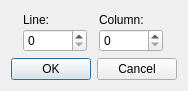
<?xml version="1.0" encoding="UTF-8"?>
<ui version="4.0">
 <class>ScriptGoto</class>
 <widget class="QDialog" name="ScriptGoto">
  <property name="windowModality">
   <enum>Qt::WindowModal</enum>
  </property>
  <property name="geometry">
   <rect>
    <x>0</x>
    <y>0</y>
    <width>174</width>
    <height>91</height>
   </rect>
  </property>
  <property name="windowTitle">
   <string>Goto Position</string>
  </property>
  <property name="layoutDirection">
   <enum>Qt::LeftToRight</enum>
  </property>
  <layout class="QVBoxLayout" name="verticalLayout">
   <item>
    <layout class="QHBoxLayout" name="horizontalLayout">
     <property name="spacing">
      <number>0</number>
     </property>
     <item>
      <layout class="QVBoxLayout" name="verticalLayout_2">
       <item>
        <widget class="QLabel" name="labelLine">
         <property name="text">
          <string>Line:</string>
         </property>
        </widget>
       </item>
       <item>
        <widget class="QSpinBox" name="spinBoxLine">
         <property name="maximumSize">
          <size>
           <width>64</width>
           <height>16777215</height>
          </size>
         </property>
         <property name="minimum">
          <number>0</number>
         </property>
         <property name="maximum">
          <number>65535</number>
         </property>
         <property name="value">
          <number>0</number>
         </property>
        </widget>
       </item>
      </layout>
     </item>
     <item>
      <layout class="QVBoxLayout" name="verticalLayout_3">
       <item>
        <widget class="QLabel" name="labelColumn">
         <property name="text">
          <string>Column:</string>
         </property>
        </widget>
       </item>
       <item>
        <widget class="QSpinBox" name="spinBoxColumn">
         <property name="maximumSize">
          <size>
           <width>64</width>
           <height>16777215</height>
          </size>
         </property>
         <property name="minimum">
          <number>0</number>
         </property>
         <property name="maximum">
          <number>65535</number>
         </property>
         <property name="value">
          <number>0</number>
         </property>
        </widget>
       </item>
      </layout>
     </item>
    </layout>
   </item>
   <item>
    <widget class="QDialogButtonBox" name="buttonBox">
     <property name="standardButtons">
      <set>QDialogButtonBox::Cancel|QDialogButtonBox::Ok</set>
     </property>
    </widget>
   </item>
  </layout>
 </widget>
 <resources/>
 <connections>
  <connection>
   <sender>buttonBox</sender>
   <signal>rejected()</signal>
   <receiver>ScriptGoto</receiver>
   <slot>reject()</slot>
   <hints>
    <hint type="sourcelabel">
     <x>205</x>
     <y>181</y>
    </hint>
    <hint type="destinationlabel">
     <x>149</x>
     <y>104</y>
    </hint>
   </hints>
  </connection>
 </connections>
</ui>
